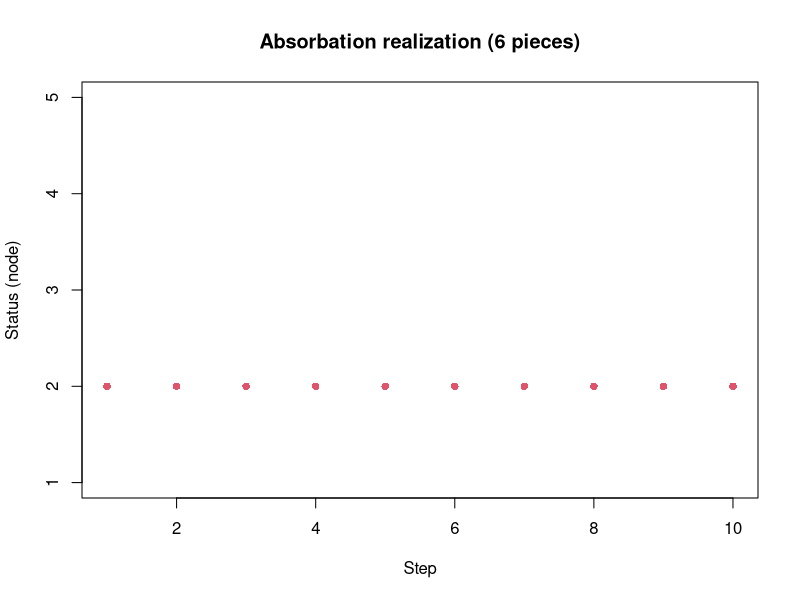
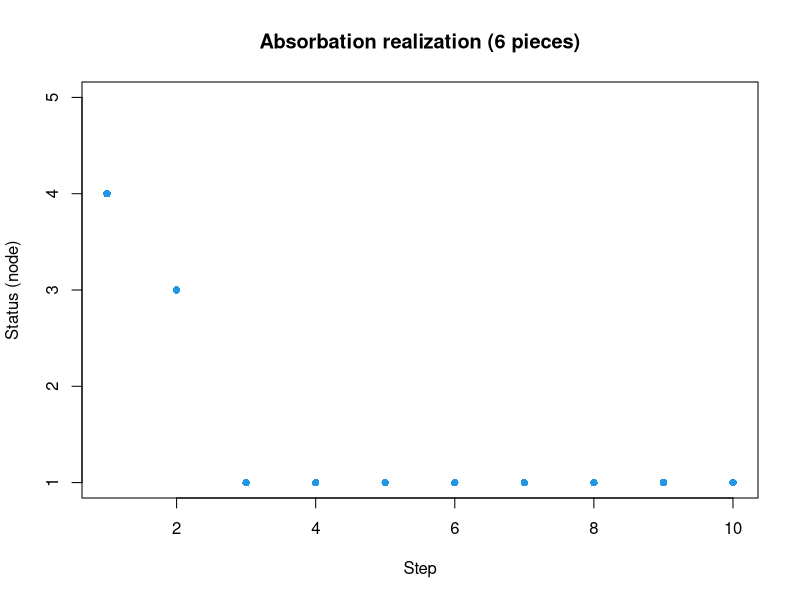
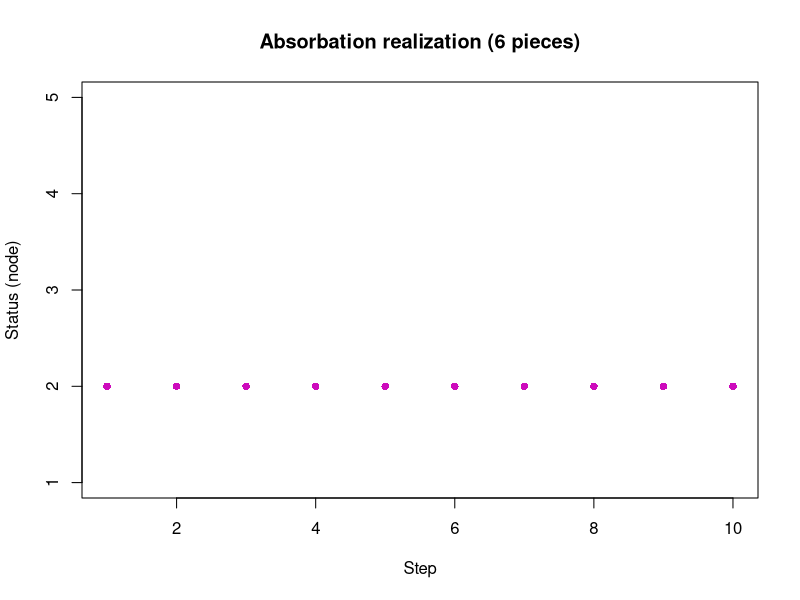
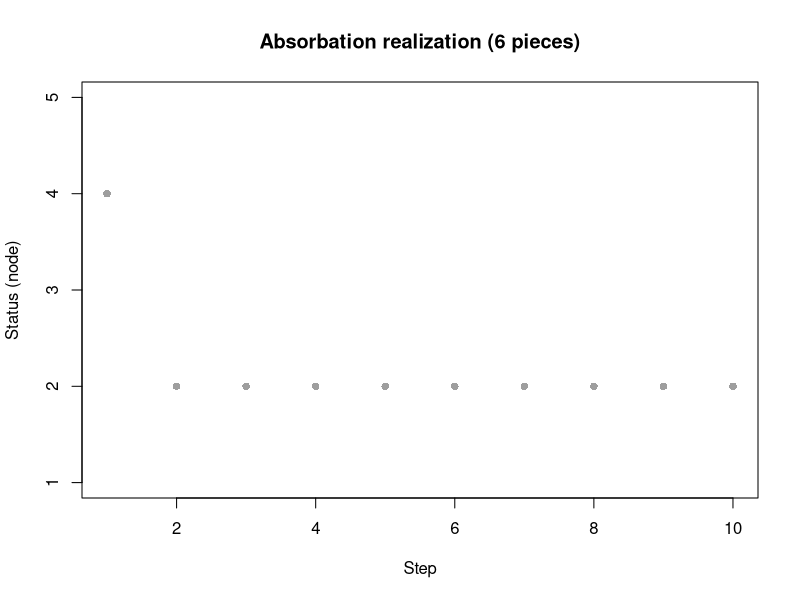
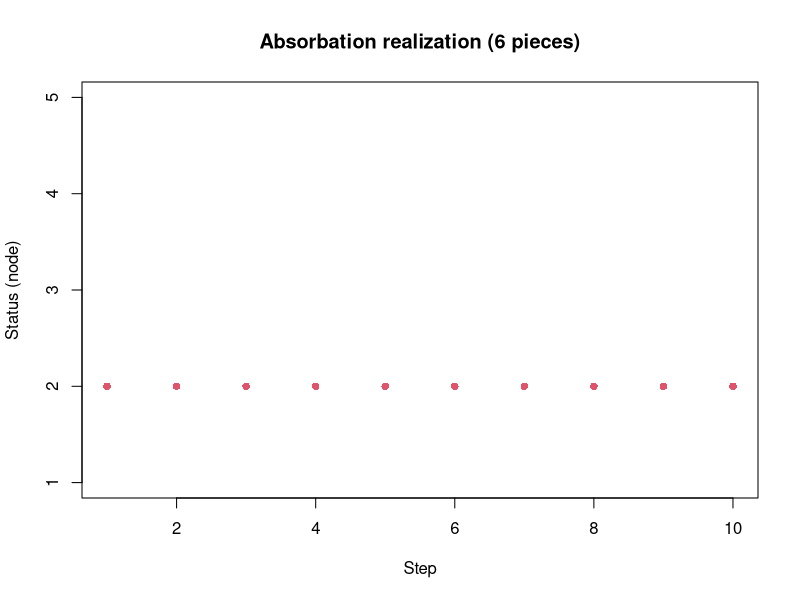
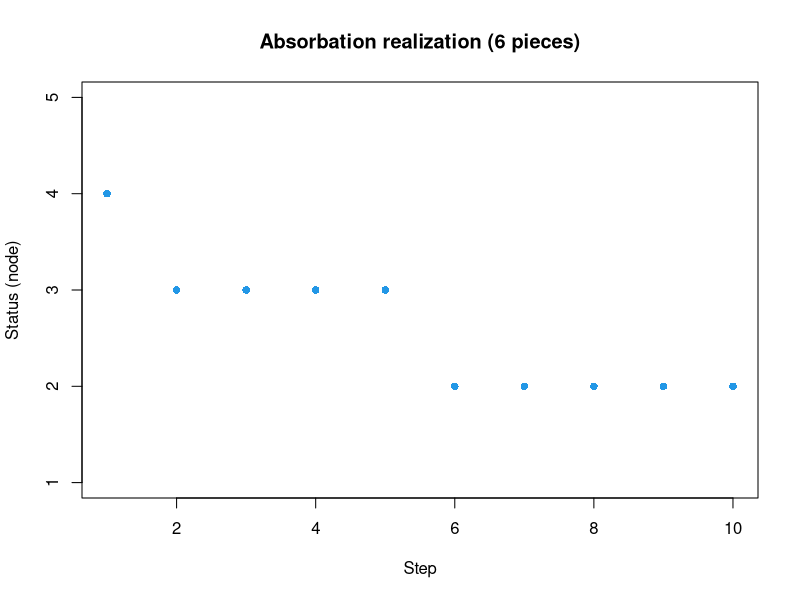

Write the R code that produced these figures, in order.
# Lab 4 Part 1

p0 = c(0.2, 0.2, 0.2, 0.2, 0.2);

P_original = matrix(
    c(0.5, 0.2, 0.3, 0, 0,
        0.2, 0.6, 0.2, 0, 0,
        0, 0, 1, 0, 0,
        0.2, 0.4, 0, 0.3, 0.1,
        0, 1, 0, 0, 0),
    ncol = 5,
    nrow = 5
);
P_original = t(P_original);

P_block = matrix(
    c(
    1, 0, 0, 0, 0,
    0, 1, 0, 0, 0,
    0.3, 0.2, 0.5, 0, 0,
    0, 0.4, 0.2, 0.3, 0.1,
    0.2, 0.6, 0.2, 0, 0
    ),
    ncol = 5,
    nrow = 5
);
P_block = t(P_block);

unit_matrix = matrix(0, ncol = 3, nrow = 3);
for (i in 1:3) {
    unit_matrix[i, i] = 1;
}

absorb_realization = list();

get_row = function(arg) {
    rand = runif(1);
    new_arg = 0;
    for (i in 1:5) {
        new_arg = new_arg + arg[i];
        if (rand <= new_arg)
            return(i);
        }
}

for (i in 1:6) {
    realization = c();
    realization[1] = get_row(p0);
    for (j in 2:10) {
        realization[j] = get_row(P_block[realization[j - 1], ]);
    }
    absorb_realization[[i]] = realization;
}

nodes = seq(1, 5, 1);
for (i in 1:6) {
    plot(seq(1, 10, 1), absorb_realization[[i]], xlim = range(seq(1, 10, 1)), ylim = c(1, 5), xlab = "Step", ylab = "Status (node)",
     main = "Absorbation realization (6 pieces)", pch = 16, col = 10 * i);
    dev.new();
}

# Task 2
Q = matrix(nrow = 3, ncol = 3);
for (i in 1:3) {
    for (j in 1:3) {
        Q[i, j] = P_block[i + 2, j + 2];
    }
}
#fundamental 
N = solve(unit_matrix - Q);

#tau
average_time_tau = N %*% c(1, 1, 1);

R = matrix(nrow = 3, ncol = 2);
for (i in 1:3) {
    for (j in 1:2) {
        R[i, j] = P_block[i + 2, j];
    }
}

#
absorb_possibility = N %*% R;

#
average_absorb_time = c(0.2, 0.2, 0.2) %*% average_time_tau;


#Task 3
realizations_amount = 2000;
vals_table = matrix(0, nrow = realizations_amount, 4);

check_absorb = function(arg, iter) {
    if (arg == 1 || arg == 2) {
        return(TRUE);
    }
    return(FALSE);
}

average_time_in_node = c(0, 0, 0);
for (i in 1:realizations_amount) {
    realization = c();
    is_absorbed = FALSE;
    realization[1] = get_row(p0);
    if (check_absorb(realization[1])) {
        vals_table[i, 4] = 1;
        is_absorbed = TRUE;
    }
    else {
        vals_table[i, realization[1] - 2] = vals_table[i, realization[1] - 2] + 1;
    }

    counter = 2;

    while (!is_absorbed) {
        realization[counter] = get_row(P_block[realization[counter - 1],]);
        if (check_absorb(realization[counter])) {
            vals_table[i, 4] = counter;
            is_absorbed = TRUE;
        }
        else {
            vals_table[i, realization[counter] - 2] = vals_table[i, realization[counter] - 2] + 1;
        }
        counter = counter + 1;
    }
}

for (i in 1:4) {
    print(mean(vals_table[, i]));
}